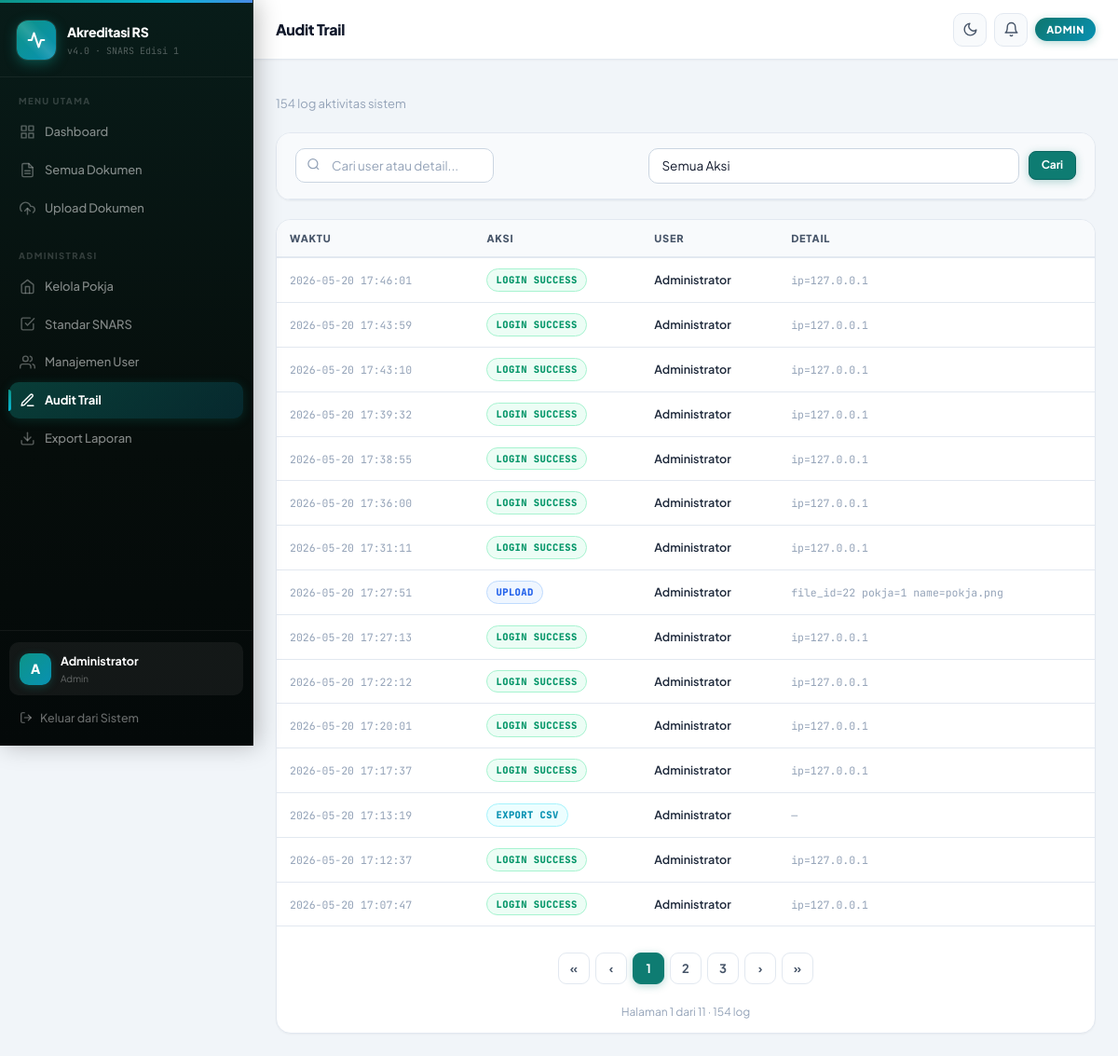
The page /admin/audit (signed in) on the database its author committed.
### tables this page shows
CREATE TABLE users(
            id INTEGER PRIMARY KEY AUTOINCREMENT,
            username TEXT UNIQUE NOT NULL,
            full_name TEXT NOT NULL,
            role TEXT NOT NULL,
            password_hash TEXT NOT NULL,
            active INTEGER NOT NULL DEFAULT 1,
            theme TEXT NOT NULL DEFAULT 'light',
            created_at TEXT NOT NULL);

CREATE TABLE audit_log(
            id INTEGER PRIMARY KEY AUTOINCREMENT,
            action TEXT NOT NULL,
            user_id INTEGER REFERENCES users(id),
            detail TEXT DEFAULT '',
            created_at TEXT NOT NULL);

### app.py (the view)
    @app.route("/admin/audit")
    @login_required
    @admin_required
    def audit_trail():
        page    = max(1, int(request.args.get("page", 1)))
        action_filter = request.args.get("action", "all")
        q       = request.args.get("q", "").strip()
        params, where = [], []
        if action_filter != "all":
            where.append("al.action LIKE ?"); params.append(f"{action_filter}%")
        if q:
            where.append("(al.detail LIKE ? OR u.full_name LIKE ?)")
            like = f"%{q}%"; params.extend([like, like])
        wsql = ("WHERE " + " AND ".join(where)) if where else ""
        total = g.db.execute(f"""
            SELECT COUNT(*) FROM audit_log al LEFT JOIN users u ON u.id=al.user_id {wsql}
        """, tuple(params)).fetchone()[0]
        total_pages = max(1, math.ceil(total / PER_PAGE))
        page = min(page, total_pages)
        offset = (page - 1) * PER_PAGE
        logs = g.db.execute(f"""
            SELECT al.id, al.action, al.detail, al.created_at, u.full_name AS user_name
            FROM audit_log al LEFT JOIN users u ON u.id=al.user_id
            {wsql} ORDER BY al.created_at DESC LIMIT ? OFFSET ?
        """, tuple(params) + (PER_PAGE, offset)).fetchall()
        action_types = ["LOGIN", "LOGOUT", "UPLOAD", "DOWNLOAD", "DELETE", "CREATE", "TOGGLE", "UPDATE"]
        return render_template("audit.html", logs=logs, action_types=action_types,
            action_filter=action_filter, q=q,
            page=page, total_pages=total_pages, total=total)

### app.py (called while the page is built)
def get_db_connection():
    c = sqlite3.connect(DB_PATH)
    c.row_factory = sqlite3.Row
    c.execute("PRAGMA foreign_keys=ON")
    c.execute("PRAGMA journal_mode=WAL")
    return c

def get_current_user():
    uid = session.get("user_id")
    if not uid: return None
    db  = getattr(g, "db", None)
    if not db: return None
    row = db.execute(
        "SELECT id,username,full_name,role,active,theme FROM users WHERE id=?", (uid,)).fetchone()
    if not row or int(row["active"]) != 1:
        session.clear(); return None
    return row

def login_required(func):
    @wraps(func)
    def wrapper(*a, **kw):
        if not g.user: return redirect(url_for("login"))
        return func(*a, **kw)
    return wrapper

def admin_required(func):
    @wraps(func)
    def wrapper(*a, **kw):
        if not g.user or g.user["role"] != "admin":
            flash("Akses ditolak. Halaman ini hanya untuk administrator.", "danger")
            return redirect(url_for("dashboard"))
        return func(*a, **kw)
    return wrapper

### templates/audit.html (shortened to what this page needs)
{% extends 'base.html' %}
{% block page_title %}Audit Trail{% endblock %}
{% block content %}
<div class="section-header mb-24">
  <div>
    <div class="section-sub">{{ total }} log aktivitas sistem</div>
  </div>
</div>
<div class="card mb-20">
  <form method="GET" action="{{ url_for('audit_trail') }}">
    <div class="filter-bar">
      <div class="search-input-wrap">
        <div class="search-icon">
        </div>
        <input type="text" name="q" value="{{ q }}" placeholder="Cari user atau detail...">
      </div>
      <select name="action" onchange="this.form.submit()">
        <option value="all" {% if action_filter == 'all' %}selected{% endif %}>Semua Aksi</option>
      </select>
      <button type="submit" class="btn btn-primary btn-sm">Cari</button>
    </div>
  </form>
</div>
<div class="card">
  {% if logs %}
  <div class="table-wrap">
    <table class="data-table">
      <thead>
        <tr>
          <th>Waktu</th>
          <th>Aksi</th>
          <th>User</th>
          <th>Detail</th>
        </tr>
      </thead>
      <tbody>
        {% for log in logs %}
        <tr>
          <td data-label="Waktu">
            <span class="font-mono td-muted" style="font-size:11.5px;white-space:nowrap;">
              {{ log['created_at'][:19].replace('T',' ') if log['created_at'] else '—' }}
            </span>
          </td>
          <td data-label="Aksi">
            {% set a = log['action']|upper %}
            <span class="action-badge
              {% if 'LOGIN' in a and 'FAILED' not in a %}ab-login
              {% elif 'LOGOUT' in a %}ab-logout
              {% elif 'UPLOAD' in a %}ab-upload
              {% elif 'DOWNLOAD' in a %}ab-download
              {% elif 'DELETE' in a %}ab-delete
              {% elif 'CREATE' in a or 'ADD' in a %}ab-create
              {% elif 'TOGGLE' in a or 'UPDATE' in a or 'RESET' in a %}ab-toggle
              {% elif 'EXPORT' in a %}ab-export
              {% elif 'FAILED' in a %}ab-delete
              {% else %}ab-default{% endif %}">
              {{ log['action']|replace('_',' ') }}
            </span>
          </td>
          <td data-label="User">
            <span style="font-weight:600;font-size:12.5px;">{{ log['user_name'] or '—' }}</span>
          </td>
          <td data-label="Detail">
            <span class="td-muted font-mono" style="font-size:11.5px;word-break:break-all;">
              {{ log['detail']|truncate(80) if log['detail'] else '—' }}
            </span>
          </td>
        </tr>
        {% endfor %}
      </tbody>
    </table>
  </div>
  {% if total_pages > 1 %}
  <div style="border-top:1px solid var(--border);padding:12px 16px;">
    <div class="pagination">
      <a href="{{ url_for('audit_trail', q=q, action=action_filter, page=1) }}" class="page-btn">«</a>
      <a href="{{ url_for('audit_trail', q=q, action=action_filter, page=[page-1,1]|max) }}" class="page-btn">‹</a>
      {% for p in range([page-2,1]|max, [page+3,total_pages+1]|min) %}
      <a href="{{ url_for('audit_trail', q=q, action=action_filter, page=p) }}"
         class="page-btn {% if p == page %}active{% endif %}">{{ p }}</a>
      {% endfor %}
      <a href="{{ url_for('audit_trail', q=q, action=action_filter, page=[page+1,total_pages]|min) }}" class="page-btn">›</a>
      <a href="{{ url_for('audit_trail', q=q, action=action_filter, page=total_pages) }}" class="page-btn">»</a>
    </div>
    <div style="text-align:center;font-size:12px;color:var(--text-4);margin-top:4px;">
      Halaman {{ page }} dari {{ total_pages }} · {{ total }} log
    </div>
  </div>
  {% endif %}
  {% endif %}
</div>
{% endblock %}

### templates/base.html (shortened to what this page needs)
<!DOCTYPE html>
<html lang="id" data-theme="light">
<head>
  <link rel="stylesheet" href="{{ url_for('static', filename='css/app.css') }}">
</head>
<body>
<div class="layout">
  <aside class="sidebar" id="sidebar">
    <div class="sidebar-brand">
      <div class="brand-logo">
        <svg xmlns="http://www.w3.org/2000/svg" viewBox="0 0 24 24" fill="none" stroke="currentColor" stroke-width="2.5" stroke-linecap="round" stroke-linejoin="round"><path d="M22 12h-4l-3 9L9 3l-3 9H2"/></svg>
      </div>
      <div>
        <div class="brand-name">Akreditasi RS</div>
        <div class="brand-ver">v4.0 · SNARS Edisi 1</div>
      </div>
    </div>
    <div class="sidebar-section">
      <div class="sidebar-label">Menu Utama</div>
      <a href="{{ url_for('dashboard') }}" class="nav-item {% if request.endpoint == 'dashboard' %}active{% endif %}">
        Dashboard
      </a>
      <a href="{{ url_for('dokumen') }}" class="nav-item {% if request.endpoint == 'dokumen' %}active{% endif %}">
        Semua Dokumen
      </a>
      <a href="{{ url_for('upload_file') }}" class="nav-item {% if request.endpoint == 'upload_file' %}active{% endif %}">
        <svg xmlns="http://www.w3.org/2000/svg" viewBox="0 0 24 24" fill="none" stroke="currentColor" stroke-width="2" stroke-linecap="round" stroke-linejoin="round"><polyline points="16 16 12 12 8 16"/><line x1="12" y1="12" x2="12" y2="21"/><path d="M20.39 18.39A5 5 0 0 0 18 9h-1.26A8 8 0 1 0 3 16.3"/></svg>
        Upload Dokumen
      </a>
    </div>
    {% if g.user['role'] == 'admin' %}
    <div class="sidebar-section">
      <div class="sidebar-label">Administrasi</div>
      <a href="{{ url_for('manage_pokja') }}" class="nav-item {% if request.endpoint == 'manage_pokja' %}active{% endif %}">
        <svg xmlns="http://www.w3.org/2000/svg" viewBox="0 0 24 24" fill="none" stroke="currentColor" stroke-width="2" stroke-linecap="round" stroke-linejoin="round"><path d="M3 9l9-7 9 7v11a2 2 0 0 1-2 2H5a2 2 0 0 1-2-2z"/><polyline points="9 22 9 12 15 12 15 22"/></svg>
        Kelola Pokja
      </a>
      <a href="{{ url_for('manage_standar') }}" class="nav-item {% if request.endpoint == 'manage_standar' %}active{% endif %}">
        <svg xmlns="http://www.w3.org/2000/svg" viewBox="0 0 24 24" fill="none" stroke="currentColor" stroke-width="2" stroke-linecap="round" stroke-linejoin="round"><polyline points="9 11 12 14 22 4"/><path d="M21 12v7a2 2 0 0 1-2 2H5a2 2 0 0 1-2-2V5a2 2 0 0 1 2-2h11"/></svg>
        Standar SNARS
      </a>
      <a href="{{ url_for('manage_users') }}" class="nav-item {% if request.endpoint == 'manage_users' %}active{% endif %}">
        Manajemen User
      </a>
      <a href="{{ url_for('audit_trail') }}" class="nav-item {% if request.endpoint == 'audit_trail' %}active{% endif %}">
        <svg xmlns="http://www.w3.org/2000/svg" viewBox="0 0 24 24" fill="none" stroke="currentColor" stroke-width="2" stroke-linecap="round" stroke-linejoin="round"><path d="M12 20h9"/><path d="M16.5 3.5a2.121 2.121 0 0 1 3 3L7 19l-4 1 1-4L16.5 3.5z"/></svg>
        Audit Trail
      </a>
      <a href="{{ url_for('export_csv') }}" class="nav-item">
        <svg xmlns="http://www.w3.org/2000/svg" viewBox="0 0 24 24" fill="none" stroke="currentColor" stroke-width="2" stroke-linecap="round" stroke-linejoin="round"><path d="M21 15v4a2 2 0 0 1-2 2H5a2 2 0 0 1-2-2v-4"/><polyline points="7 10 12 15 17 10"/><line x1="12" y1="15" x2="12" y2="3"/></svg>
        Export Laporan
      </a>
    </div>
    {% endif %}
    <div class="sidebar-footer">
      <a href="{{ url_for('profile') }}" class="user-card">
        <div class="user-avatar">{{ g.user['full_name'][0]|upper }}</div>
        <div>
          <div class="user-info-name">{{ g.user['full_name'] }}</div>
          <div class="user-info-role">{{ g.user['role']|replace('_',' ')|title }}</div>
        </div>
      </a>
      <a href="{{ url_for('logout') }}" class="btn-logout">
        <svg xmlns="http://www.w3.org/2000/svg" viewBox="0 0 24 24" fill="none" stroke="currentColor" stroke-width="2" stroke-linecap="round" stroke-linejoin="round"><path d="M9 21H5a2 2 0 0 1-2-2V5a2 2 0 0 1 2-2h4"/><polyline points="16 17 21 12 16 7"/><line x1="21" y1="12" x2="9" y2="12"/></svg>
        Keluar dari Sistem
      </a>
    </div>
  </aside>
  <div class="main">
    <header class="topbar">
      <h1 class="topbar-title">{% block page_title %}{% endblock %}</h1>
      <div class="topbar-right">
        <button class="icon-btn" id="themeBtn" title="Ganti tema">
          <svg id="iconMoon" xmlns="http://www.w3.org/2000/svg" viewBox="0 0 24 24" fill="none" stroke="currentColor" stroke-width="2" stroke-linecap="round" stroke-linejoin="round"><path d="M21 12.79A9 9 0 1 1 11.21 3 7 7 0 0 0 21 12.79z"/></svg>
        </button>
        <div style="position:relative;">
          <button class="icon-btn" id="notifBtn" title="Notifikasi">
            <svg xmlns="http://www.w3.org/2000/svg" viewBox="0 0 24 24" fill="none" stroke="currentColor" stroke-width="2" stroke-linecap="round" stroke-linejoin="round"><path d="M18 8A6 6 0 0 0 6 8c0 7-3 9-3 9h18s-3-2-3-9"/><path d="M13.73 21a2 2 0 0 1-3.46 0"/></svg>
          </button>
        </div>
        <span class="role-pill role-{{ g.user['role'] }}">{{ g.user['role']|replace('_',' ')|title }}</span>
      </div>
    </header>
    <main class="content">{% block content %}{% endblock %}</main>
  </div>
</div>
</body>
</html>

### rows shown on the page
users: full_name "A", user.full_name "Administrator", user.role "Admin", user.role "ADMIN"
audit_log: created_at "2026-05-20 17:46:01", action "LOGIN SUCCESS", full_name "Administrator", detail "ip=127.0.0.1"
audit_log: created_at "2026-05-20 17:43:59", action "LOGIN SUCCESS", full_name "Administrator", detail "ip=127.0.0.1"
audit_log: created_at "2026-05-20 17:43:10", action "LOGIN SUCCESS", full_name "Administrator", detail "ip=127.0.0.1"
audit_log: created_at "2026-05-20 17:39:32", action "LOGIN SUCCESS", full_name "Administrator", detail "ip=127.0.0.1"
audit_log: created_at "2026-05-20 17:38:55", action "LOGIN SUCCESS", full_name "Administrator", detail "ip=127.0.0.1"
audit_log: created_at "2026-05-20 17:36:00", action "LOGIN SUCCESS", full_name "Administrator", detail "ip=127.0.0.1"
audit_log: created_at "2026-05-20 17:31:11", action "LOGIN SUCCESS", full_name "Administrator", detail "ip=127.0.0.1"
audit_log: created_at "2026-05-20 17:27:51", action "UPLOAD", full_name "Administrator", detail "file_id=22 pokja=1 name=pokja.png"
audit_log: created_at "2026-05-20 17:27:13", action "LOGIN SUCCESS", full_name "Administrator", detail "ip=127.0.0.1"
audit_log: created_at "2026-05-20 17:22:12", action "LOGIN SUCCESS", full_name "Administrator", detail "ip=127.0.0.1"
audit_log: created_at "2026-05-20 17:20:01", action "LOGIN SUCCESS", full_name "Administrator", detail "ip=127.0.0.1"
audit_log: created_at "2026-05-20 17:17:37", action "LOGIN SUCCESS", full_name "Administrator", detail "ip=127.0.0.1"
audit_log: created_at "2026-05-20 17:13:19", action "EXPORT CSV", full_name "Administrator", detail "—"
audit_log: created_at "2026-05-20 17:12:37", action "LOGIN SUCCESS", full_name "Administrator", detail "ip=127.0.0.1"
audit_log: created_at "2026-05-20 17:07:47", action "LOGIN SUCCESS", full_name "Administrator", detail "ip=127.0.0.1"

### other values the page prints
{{ total }} "154"
{{ p }} "1" "2" "3"
{{ page }} "1"
{{ total_pages }} "11"
